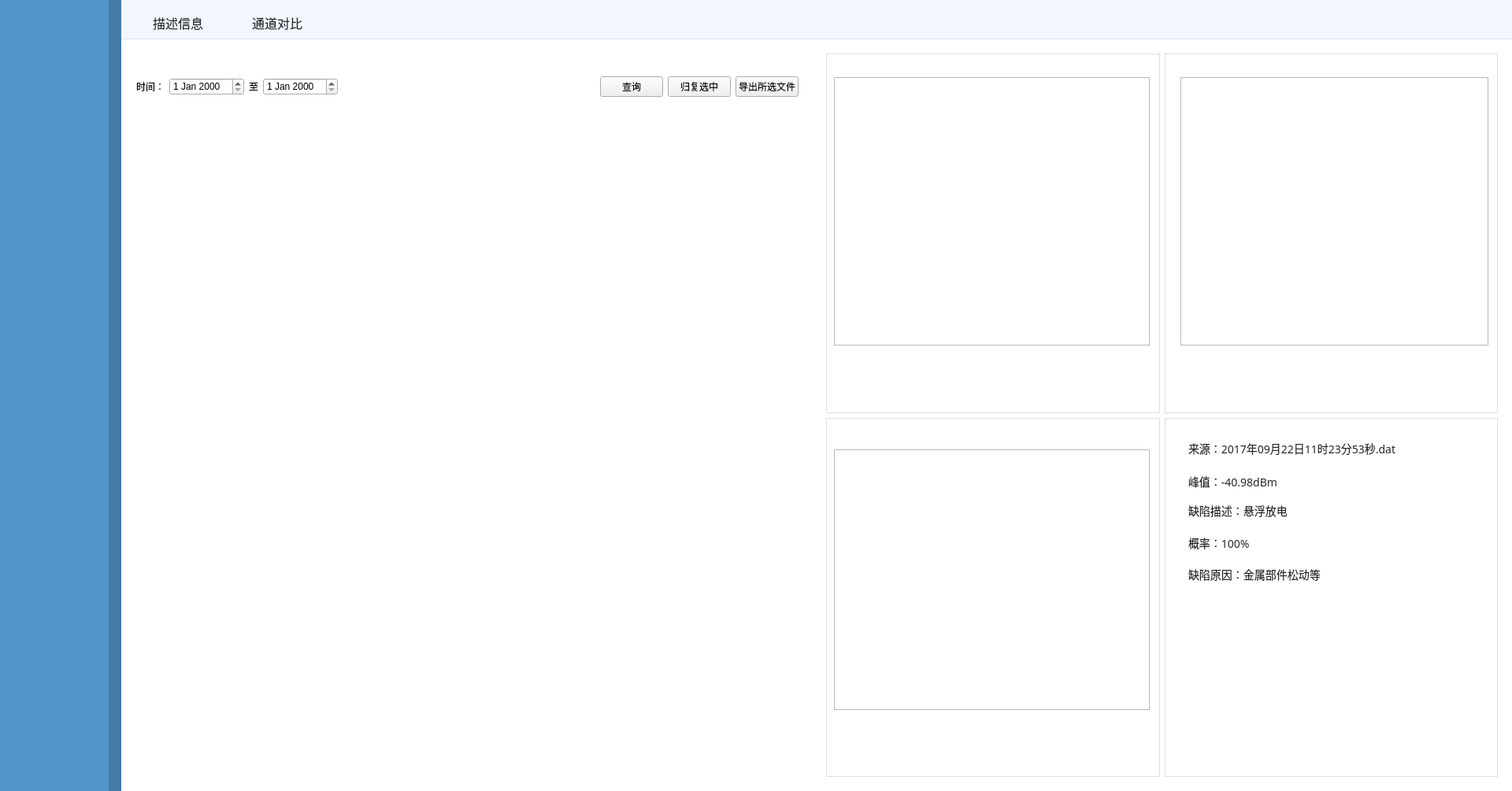
<?xml version="1.0" encoding="UTF-8"?>
<ui version="4.0">
 <class>ChannelCompare</class>
 <widget class="QWidget" name="ChannelCompare">
  <property name="geometry">
   <rect>
    <x>0</x>
    <y>0</y>
    <width>1920</width>
    <height>1005</height>
   </rect>
  </property>
  <property name="windowTitle">
   <string>Form</string>
  </property>
  <layout class="QHBoxLayout" name="horizontalLayout">
   <property name="spacing">
    <number>0</number>
   </property>
   <property name="leftMargin">
    <number>0</number>
   </property>
   <property name="topMargin">
    <number>0</number>
   </property>
   <property name="rightMargin">
    <number>0</number>
   </property>
   <property name="bottomMargin">
    <number>0</number>
   </property>
   <item>
    <widget class="QWidget" name="leftWidget" native="true">
     <property name="maximumSize">
      <size>
       <width>154</width>
       <height>16777215</height>
      </size>
     </property>
     <property name="styleSheet">
      <string notr="true">QWidget#leftWidget{
background:rgba(81,149,202,1);
border-style:solid;
border-width:0px 16px 0px 0px;
border-color:#447CA7;
}</string>
     </property>
    </widget>
   </item>
   <item>
    <widget class="QWidget" name="rightWidget" native="true">
     <property name="styleSheet">
      <string notr="true">QWidget#rightWidget{
	background:rgba(241,246,255,1);
}</string>
     </property>
     <layout class="QVBoxLayout" name="verticalLayout">
      <property name="spacing">
       <number>0</number>
      </property>
      <property name="leftMargin">
       <number>0</number>
      </property>
      <property name="topMargin">
       <number>0</number>
      </property>
      <property name="rightMargin">
       <number>0</number>
      </property>
      <property name="bottomMargin">
       <number>0</number>
      </property>
      <item>
       <widget class="QWidget" name="topWidget" native="true">
        <property name="minimumSize">
         <size>
          <width>0</width>
          <height>50</height>
         </size>
        </property>
        <property name="maximumSize">
         <size>
          <width>1766</width>
          <height>50</height>
         </size>
        </property>
        <property name="styleSheet">
         <string notr="true">QWidget#topWidget{
	background:rgba(241,246,255,1);
	border-style:solid;
	border-color:#DFDFDF;
	border-width: 0px 0px 1px 0px;
}</string>
        </property>
        <widget class="QWidget" name="layoutWidget">
         <property name="geometry">
          <rect>
           <x>40</x>
           <y>15</y>
           <width>231</width>
           <height>27</height>
          </rect>
         </property>
         <layout class="QHBoxLayout" name="horizontalLayout_3">
          <property name="spacing">
           <number>20</number>
          </property>
          <item>
           <widget class="QLabel" name="topText1">
            <property name="styleSheet">
             <string notr="true">width:64px;
height:21px;
font-size:16px;
font-family:微软雅黑;
color:rgba(38,38,38,1);
line-height:21px;</string>
            </property>
            <property name="text">
             <string>描述信息</string>
            </property>
           </widget>
          </item>
          <item>
           <widget class="QLabel" name="topText2">
            <property name="styleSheet">
             <string notr="true">width:64px;
height:21px;
font-size:16px;
font-family:微软雅黑;
color:rgba(38,38,38,1);
line-height:21px;</string>
            </property>
            <property name="text">
             <string>通道对比</string>
            </property>
           </widget>
          </item>
         </layout>
        </widget>
       </widget>
      </item>
      <item>
       <widget class="QWidget" name="widget" native="true">
        <property name="styleSheet">
         <string notr="true">QWidget#widget{
background:#FFFFFF;
}</string>
        </property>
        <layout class="QHBoxLayout" name="horizontalLayout_2">
         <item>
          <widget class="QWidget" name="tableWidget" native="true">
           <widget class="QWidget" name="layoutWidget_2">
            <property name="geometry">
             <rect>
              <x>10</x>
              <y>20</y>
              <width>841</width>
              <height>62</height>
             </rect>
            </property>
            <layout class="QHBoxLayout" name="horizontalLayout_4">
             <item>
              <widget class="QLabel" name="label">
               <property name="text">
                <string>时间：</string>
               </property>
              </widget>
             </item>
             <item>
              <widget class="QDateEdit" name="startTimeEdit"/>
             </item>
             <item>
              <widget class="QLabel" name="label_2">
               <property name="text">
                <string>至</string>
               </property>
              </widget>
             </item>
             <item>
              <widget class="QDateEdit" name="endTimeEdit"/>
             </item>
             <item>
              <spacer name="horizontalSpacer">
               <property name="orientation">
                <enum>Qt::Horizontal</enum>
               </property>
               <property name="sizeHint" stdset="0">
                <size>
                 <width>40</width>
                 <height>20</height>
                </size>
               </property>
              </spacer>
             </item>
             <item>
              <spacer name="verticalSpacer">
               <property name="orientation">
                <enum>Qt::Vertical</enum>
               </property>
               <property name="sizeType">
                <enum>QSizePolicy::Fixed</enum>
               </property>
               <property name="sizeHint" stdset="0">
                <size>
                 <width>20</width>
                 <height>40</height>
                </size>
               </property>
              </spacer>
             </item>
             <item>
              <widget class="QPushButton" name="queryBtn">
               <property name="text">
                <string>查询</string>
               </property>
              </widget>
             </item>
             <item>
              <widget class="QPushButton" name="resetBtn">
               <property name="text">
                <string>归复选中</string>
               </property>
              </widget>
             </item>
             <item>
              <widget class="QPushButton" name="exportBtn">
               <property name="text">
                <string>导出所选文件</string>
               </property>
              </widget>
             </item>
            </layout>
           </widget>
           <widget class="QWidget" name="tableArea" native="true">
            <property name="geometry">
             <rect>
              <x>10</x>
              <y>70</y>
              <width>851</width>
              <height>861</height>
             </rect>
            </property>
           </widget>
          </widget>
         </item>
         <item>
          <widget class="QWidget" name="chartArea" native="true">
           <layout class="QGridLayout" name="gridLayout">
            <item row="0" column="0">
             <widget class="QWidget" name="chart1" native="true">
              <property name="styleSheet">
               <string notr="true">QWidget#chart1{
border: 1px solid #DFDFDF;
}</string>
              </property>
              <widget class="QChartView" name="chartView1">
               <property name="geometry">
                <rect>
                 <x>10</x>
                 <y>30</y>
                 <width>401</width>
                 <height>341</height>
                </rect>
               </property>
              </widget>
             </widget>
            </item>
            <item row="0" column="1">
             <widget class="QWidget" name="chart2" native="true">
              <property name="styleSheet">
               <string notr="true">QWidget#chart2{
border: 1px solid #DFDFDF;
}</string>
              </property>
              <widget class="QChartView" name="chartView2">
               <property name="geometry">
                <rect>
                 <x>20</x>
                 <y>30</y>
                 <width>391</width>
                 <height>341</height>
                </rect>
               </property>
              </widget>
             </widget>
            </item>
            <item row="1" column="0">
             <widget class="QWidget" name="chart3" native="true">
              <property name="styleSheet">
               <string notr="true">QWidget#chart3{
border: 1px solid #DFDFDF;
}</string>
              </property>
              <widget class="QChartView" name="chartView3">
               <property name="geometry">
                <rect>
                 <x>10</x>
                 <y>40</y>
                 <width>401</width>
                 <height>331</height>
                </rect>
               </property>
              </widget>
             </widget>
            </item>
            <item row="1" column="1">
             <widget class="QWidget" name="chart4" native="true">
              <property name="styleSheet">
               <string notr="true">QWidget#chart4{
border: 1px solid #DFDFDF;
}
QLabel{
width:267px;
height:19px;
font-size:14px;
font-family:MicrosoftYaHei;
color:rgba(38,38,38,1);
line-height:19px;
}</string>
              </property>
              <widget class="QLabel" name="label_4">
               <property name="geometry">
                <rect>
                 <x>30</x>
                 <y>30</y>
                 <width>411</width>
                 <height>18</height>
                </rect>
               </property>
               <property name="styleSheet">
                <string notr="true">width:267px;
height:19px;
font-size:14px;
font-family:MicrosoftYaHei;
color:rgba(38,38,38,1);
line-height:19px;
</string>
               </property>
               <property name="text">
                <string>来源：2017年09月22日11时23分53秒.dat</string>
               </property>
              </widget>
              <widget class="QLabel" name="label_5">
               <property name="geometry">
                <rect>
                 <x>30</x>
                 <y>50</y>
                 <width>351</width>
                 <height>61</height>
                </rect>
               </property>
               <property name="text">
                <string>峰值：-40.98dBm</string>
               </property>
              </widget>
              <widget class="QLabel" name="label_6">
               <property name="geometry">
                <rect>
                 <x>30</x>
                 <y>110</y>
                 <width>191</width>
                 <height>16</height>
                </rect>
               </property>
               <property name="text">
                <string>缺陷描述：悬浮放电</string>
               </property>
              </widget>
              <widget class="QLabel" name="label_7">
               <property name="geometry">
                <rect>
                 <x>30</x>
                 <y>150</y>
                 <width>181</width>
                 <height>18</height>
                </rect>
               </property>
               <property name="text">
                <string>概率：100%</string>
               </property>
              </widget>
              <widget class="QLabel" name="label_8">
               <property name="geometry">
                <rect>
                 <x>30</x>
                 <y>190</y>
                 <width>281</width>
                 <height>18</height>
                </rect>
               </property>
               <property name="text">
                <string>缺陷原因：金属部件松动等</string>
               </property>
              </widget>
             </widget>
            </item>
           </layout>
          </widget>
         </item>
        </layout>
       </widget>
      </item>
     </layout>
    </widget>
   </item>
  </layout>
 </widget>
 <customwidgets>
  <customwidget>
   <class>QChartView</class>
   <extends>QGraphicsView</extends>
   <header location="global">qchartview.h</header>
  </customwidget>
 </customwidgets>
 <resources/>
 <connections/>
</ui>
